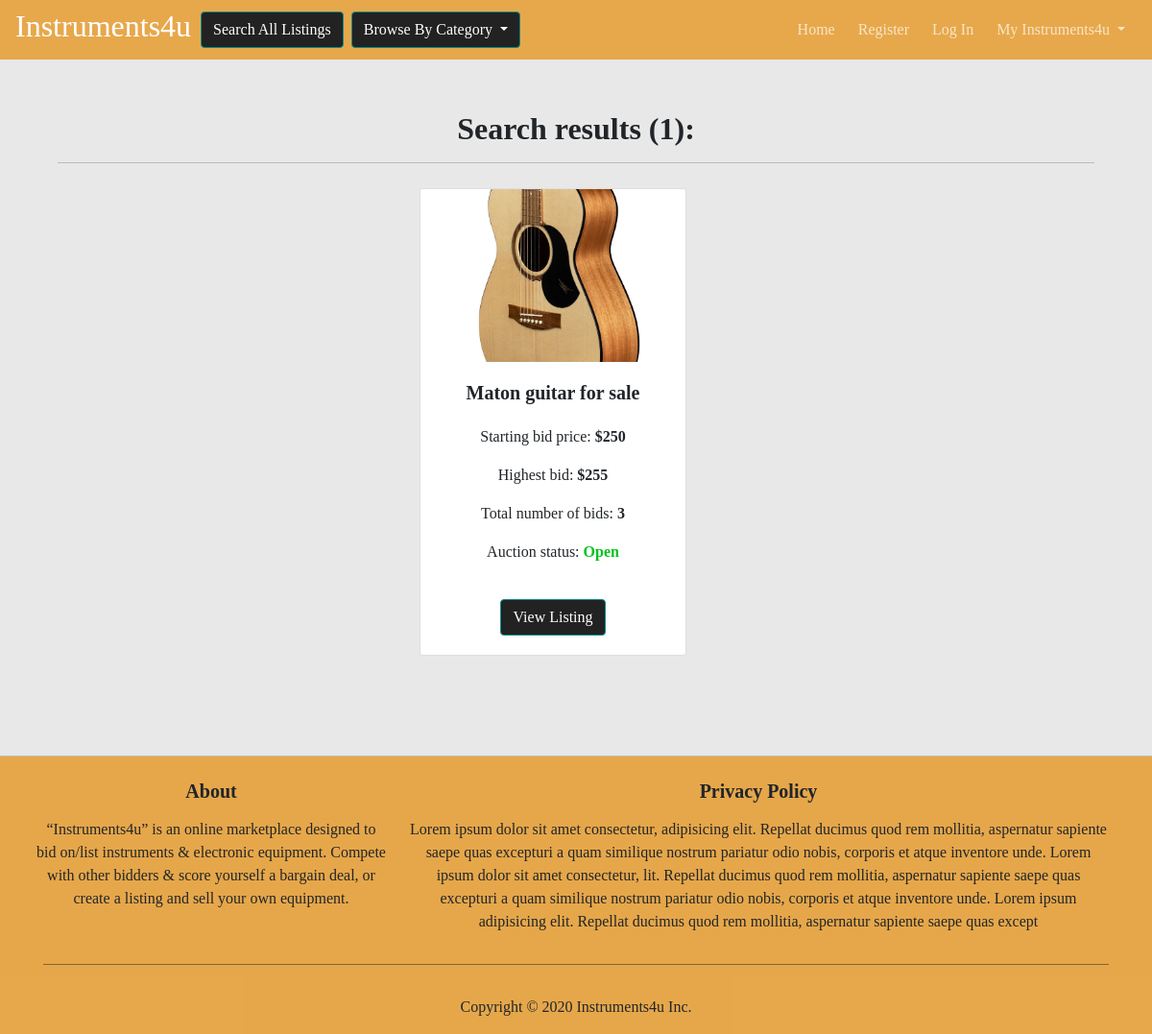
Page /browse/2 on the committed database.
### auction/models.py (models this page shows)
class Listing(db.Model):
    __tablename__ = 'listings'
    id = db.Column(db.Integer, primary_key=True)
    listTitle = db.Column(db.String(50))
    listingDate = db.Column(db.DateTime, default=datetime.now())
    startBid = db.Column(db.Integer)
    highestBid = db.Column(db.Integer)
    totalNumberOfBids = db.Column(db.Integer)
    auctionStatus = db.Column(db.Boolean, nullable=False)
    watchlist = db.relationship('Watchlist', backref ='listing')
    instrument_id = db.Column(db.Integer, db.ForeignKey('instruments.id'))
    user_id = db.Column(db.Integer, db.ForeignKey('users.id'))

class Instrument(db.Model):
    __tablename__ = "instruments"
    id = db.Column(db.Integer, primary_key=True)
    instrument = db.Column(db.String(50))
    category = db.Column(db.String(20))
    model = db.Column(db.String(20))
    brand = db.Column(db.String(20))
    year = db.Column(db.String(4))
    colour = db.Column(db.String(20))
    description = db.Column(db.String(250))
    image = db.Column(db.String(400))
    listings = db.relationship('Listing', backref ='instrument')

### auction/views.py (the view)
@bp.route('/browse/<category>', methods = ['GET', 'POST'])
def browse(category):
    listings = Listing.query.all() # Get all listings
    lengthOfAllListings = len(listings) # Get number of total listings
    listOfResultLengths = list() # Create an empty list to append to
    listOfResultLengths.append(lengthOfAllListings) # Add total listing num as first list item
    allCategories = ["Acoustic Guitar", "Electric/Rock Guitar", "Bass Guitar", "Piano/Keyboard", "Drums & Percussion",
             "Electronic/MIDI/Synth", "Orchestra/Strings", "Jazz/Woodwind", "Studio Hardware/Recording", "DJ Mixers/CDJ's", "Other"]
    for thisCategory in allCategories:
        filteredCategory = Instrument.query.filter_by(category = thisCategory).all() # Get the chosen category
        lengthOfFilteredResult = len(filteredCategory) # Get the length of said category
        listOfResultLengths.append(lengthOfFilteredResult) # Append all categories total length to list
    return render_template('browse_all.html', listings = listings, category = category,
                            listOfResultLengths = listOfResultLengths, allCategories = allCategories)

### auction/templates/browse_all.html
{% extends 'base.html' %}
{% block content %}
<div class="container pagePadding">
    <div class="container">
        <div class="row">
            <div class="col-lg text-center">
                {% for totalListings in listOfResultLengths %}
                    {% if category|int == loop.index %}
                        <h2>Search results ({{totalListings}}):</h2>
                    {% endif %}
                {% endfor %}
                <hr>
            </div>
        </div>
        {% if listings %}
            <div class="row justify-content-center" style="padding-top: 10px;">
                {% for listing in listings %}
                    {% if category == "1"  %}
                        {% include "browse_reuse.html" %}
                    {% elif category == "2" and listing.instrument.category == "Acoustic Guitar" %}
                        {% include "browse_reuse.html" %}
                    {% elif category == "3" and listing.instrument.category == "Electric/Rock Guitar" %}
                        {% include "browse_reuse.html" %}
                    {% elif category == "4" and listing.instrument.category == "Bass Guitar" %}
                        {% include "browse_reuse.html" %}
                    {% elif category == "5" and listing.instrument.category == "Piano/Keyboard" %}
                        {% include "browse_reuse.html" %}
                    {% elif category == "6" and listing.instrument.category == "Drums & Percussion" %}
                        {% include "browse_reuse.html" %}
                    {% elif category == "7" and listing.instrument.category == "Electronic/MIDI/Synth" %}
                        {% include "browse_reuse.html" %}
                    {% elif category == "8" and listing.instrument.category == "Orchestra/Strings" %}
                        {% include "browse_reuse.html" %}
                    {% elif category == "9" and listing.instrument.category == "Jazz/Woodwind" %}
                        {% include "browse_reuse.html" %}
                    {% elif category == "10" and listing.instrument.category == "Studio Hardware/Recording" %}
                        {% include "browse_reuse.html" %}
                    {% elif category == "11" and listing.instrument.category == "DJ Mixers/CDJ" %}
                        {% include "browse_reuse.html" %}
                    {% elif category == "12" and listing.instrument.category == "Other" %}
                        {% include "browse_reuse.html" %}
                    {% endif %}
                {% endfor %}
            </div>
        {% endif %}
    </div>
</div>
{% endblock %}

### auction/templates/browse_reuse.html
{% block content %}
<div class="card mb-5 mr-5 px-0 col-md-3" style="width: 20rem; text-align: center;">
    <img src="{{listing.instrument.image}}" class="card-img-top" alt="">
    <div class="card-body">
        <h5 class="card-title"><b>{{listing.listTitle}}</b></h5>
        <div class="card-text" style="padding-top: 10px;">
            <p>Starting bid price:<b> ${{listing.startBid}}</b></p>
            <p>Highest bid:<b> ${{listing.highestBid}}</b></p>
            <p>Total number of bids:<b> {{listing.totalNumberOfBids}}</b></p>
            {% if listing.auctionStatus %}
                <p>Auction status: <b style="color: rgb(5, 194, 30);">Open</b></p>
            {% else %}
                <p>Auction status: <b style="color: rgb(194, 5, 5);">Closed</b></p>
            {% endif %}
            <p style="padding-top: 5px;"></p>
            <a href="{{url_for('listing.show', id = listing.id)}}" class="btn btn-primary">View Listing</a>
        </div>
    </div>
</div>
{% endblock %}

### auction/static/css/styleSheet.css (style rules this page uses)
body { font-family: "Century Gothic"; background-color: rgb(34, 34, 34, 0.1); }
h2, h3, h4 { font-weight: bold; }
.pagePadding { padding-top: 115px; padding-bottom: 40px; }
.btn { background-color: rgb(34, 34, 34); color: white; border-color: rgb(13, 141, 135); }
.sideBorder, hr { border-right-style: solid; border-width: 1.5px; border-color: rgb(187, 187, 187); }
.card-img-top { width: 100%; height: 15vw; object-fit: cover; }

### rows in the picture
Listing: instrument.image (picture), listTitle "Maton guitar for sale", startBid "250", highestBid "255", totalNumberOfBids "3", shows "Auction status:", auctionStatus "Open"

### other values in the picture
{{ totalListings }} "1"
